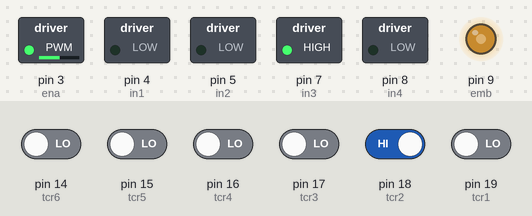
This sketch was run on a simulated Arduino Uno, built with avr-gcc and run on an emulated ATmega328P. Shown: switched loads named in the sketch (green lamp = pin HIGH), output pins drawn as LEDs (lit = HIGH). Inputs (shaded band) come from the test bench; at power-on: pin 18 (tcr2) HIGH, pin 14 (tcr6), pin 15 (tcr5), pin 16 (tcr4), pin 17 (tcr3), pin 19 (tcr1) LOW.

Above: at 1.2 s.
1.3 s: pin 18 (tcr2) driven LOW
At 1.6 s:
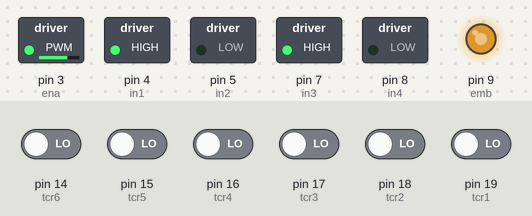
2.8 s: pin 15 (tcr5) driven HIGH
At 4.0 s:
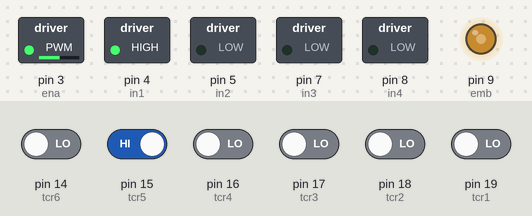
4.3 s: pin 15 (tcr5) driven LOW
At 5.5 s:
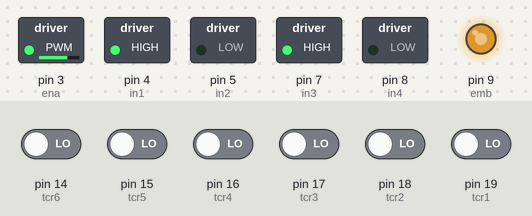
5.8 s: pin 18 (tcr2) driven HIGH
At 6.4 s:
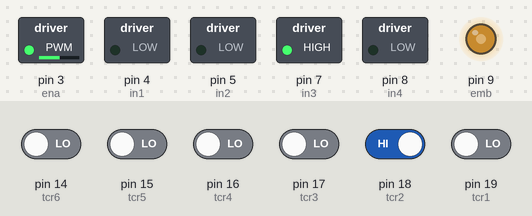
Timing chart, 0 to 8.3 s (numbered marks = the images above; inputs shaded):
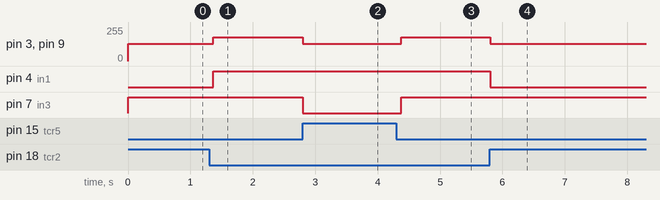

Measured:
- after the input at 1.3 s, pin 3 (ena), pin 9 (emb): 130/255 → 180/255 after 0.07 s; pin 4 (in1): LOW → HIGH after 0.07 s
- after the input at 2.8 s, pin 3 (ena), pin 9 (emb): 180/255 → 130/255 at once; pin 7 (in3): HIGH → LOW at once
- after the input at 4.3 s, pin 3 (ena), pin 9 (emb): 130/255 → 180/255 after 0.08 s; pin 7 (in3): LOW → HIGH after 0.08 s
- after the input at 5.8 s, pin 3 (ena), pin 9 (emb): 180/255 → 130/255 at once; pin 4 (in1): HIGH → LOW at once

The sketch:

programa_seguidor_con_2_sen.ino
```cpp
///PROGRAMA SEGUIDOR DE LINEA
///PINES PUENTE H
////motor izquierda
const int in1=4;
const int in2=5;
const int ena=3;
const int in3=7;
const int in4=8;
const int emb=9;
const int p=12;
int pul;

///PINES SENSORES SEGUIDORES
const int tcr1=19;////sen1
const int tcr2=18;////sen2
const int tcr3=17;////sen3
const int tcr4=16;////sen4
const int tcr5=15;////sen5
const int tcr6=14;////sen5
int sen1,sen2,sen3,sen4,sen5,sen6;
/////VELOCIDADES DE LOS MOTORES SEGUN LOS CASOS

int velena=130;//motor izquierda MAS O MENOS PARA IR A LA DERECHA
int velemb=130;//motor derecha

void setup()
{
  pinMode (in1,OUTPUT);
  pinMode (in2,OUTPUT);
  pinMode (ena,OUTPUT);
  pinMode (in3,OUTPUT);
  pinMode (in4,OUTPUT);
  pinMode (emb,OUTPUT);
  pinMode (tcr1,INPUT);
  pinMode (tcr2,INPUT);
  pinMode (tcr3,INPUT);
  pinMode (tcr4,INPUT);
  pinMode (tcr5,INPUT);
  pinMode (tcr6,INPUT);
}
void parar(void)
{

    digitalWrite(in1,LOW);
    digitalWrite(in2,LOW);
    analogWrite(ena,0);
    ///MOTOR 2
    digitalWrite(in3,LOW);
    digitalWrite(in4,LOW);
    analogWrite(emb,0);
}
void adelante1(void)
{
  ///MOTOR 1 IZQUIERDA
    digitalWrite(in1,HIGH);
    digitalWrite(in2,LOW);
    analogWrite(ena,180);
    ///MOTOR 2 DERECHA
    digitalWrite(in3,HIGH);
    digitalWrite(in4,LOW);
    analogWrite(emb,180);
    delay(5);
}
void adelante2(void)
{
  ///MOTOR 1 IZQUIERDA
    digitalWrite(in1,HIGH);
    digitalWrite(in2,LOW);
    analogWrite(ena,255);
    ///MOTOR 2 DERECHA
    digitalWrite(in3,HIGH);
    digitalWrite(in4,LOW);
    analogWrite(emb,155);
    delay(5);
}
void adelante3(void)
{
  ///MOTOR 1 IZQUIERDA
    digitalWrite(in1,HIGH);
    digitalWrite(in2,LOW);
    analogWrite(ena,155);
    ///MOTOR 2 DERECHA
    digitalWrite(in3,HIGH);
    digitalWrite(in4,LOW);
    analogWrite(emb,255);
    delay(5);
}
void adelante4(void)
{
  ///MOTOR 1 IZQUIERDA
    digitalWrite(in1,HIGH);
    digitalWrite(in2,LOW);
    analogWrite(ena,255);
    ///MOTOR 2 DERECHA
    digitalWrite(in3,HIGH);
    digitalWrite(in4,LOW);
    analogWrite(emb,130);
    delay(5);
}
void adelante5(void)
{
  ///MOTOR 1 IZQUIERDA
    digitalWrite(in1,HIGH);
    digitalWrite(in2,LOW);
    analogWrite(ena,130);
    ///MOTOR 2 DERECHA
    digitalWrite(in3,HIGH);
    digitalWrite(in4,LOW);
    analogWrite(emb,255);
    delay(5);
}
void izquierda(void)
{
  ///MOTOR 1 IZQUIERDA
    digitalWrite(in1,LOW);
    digitalWrite(in2,LOW);
    analogWrite(ena,velena);
    ///MOTOR 2 DERECHA
    digitalWrite(in3,HIGH);
    digitalWrite(in4,LOW);
    analogWrite(emb,velemb);
    delay(5);
  }
void derecha(void)
  {
     ///MOTOR 1 IZQUIERDA
    digitalWrite(in1,HIGH);
    digitalWrite(in2,LOW);
    analogWrite(ena,velena);
    ///MOTOR 2 DERECHA
    digitalWrite(in3,LOW);
    digitalWrite(in4,LOW);
    analogWrite(emb,velemb);
    delay(5);
    }
void atras (void)
{
  ///MOTOR 1 IZQUIERDA
    digitalWrite(in1,LOW);
    digitalWrite(in2,HIGH);
    analogWrite(ena,velena);
    ///MOTOR 2 DERECHA
    digitalWrite(in3,LOW);
    digitalWrite(in4,HIGH);
    analogWrite(emb,velemb);
    delay(5);
  }

void loop()
{

  sen1=digitalRead(tcr1);
  sen2=digitalRead(tcr2);
  sen3=digitalRead(tcr3);
  sen4=digitalRead(tcr4);
  sen5=digitalRead(tcr5);
  sen6=digitalRead(tcr6);

  ///////////////////////////////////////////////////////////////
 ///VARIABLE ADELANTE
  if ((sen2==0)&&(sen5==0))
  {
   adelante1();
  }
  if ((sen2==0)&&(sen5==1))
  {
   derecha();
   delay(100);
  }
  if ((sen2==1)&&(sen5==0))
  {
   izquierda();
   delay(100);
  }

}
```
